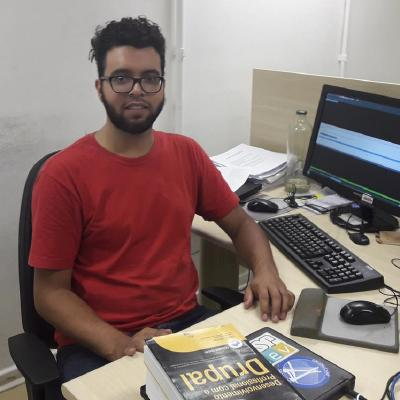
#> input picture data/thiago.jpg, 400 x 400 px, found by its file name
$ jupyter execute images.ipynb
#> lines starting #> are read from the running program, lines starting #| are printed output that depends on the picture
[cell 1]
from PIL import Image
import matplotlib as mtplb
import numpy as np
import matplotlib.pyplot as plt

[cell 2]
# https://stackoverflow.com/questions/7391945/how-do-i-read-image-data-from-a-url-in-python
import shutil
import requests

image_url = 'https://thiagogomesverissimo.github.io/images/thiago.jpg'
response = requests.get(image_url, stream=True)
with open('thiago.jpg', 'wb') as file:
    shutil.copyfileobj(response.raw, file)
del response

[cell 3]
im = Image.open("thiago.jpg").convert('L')
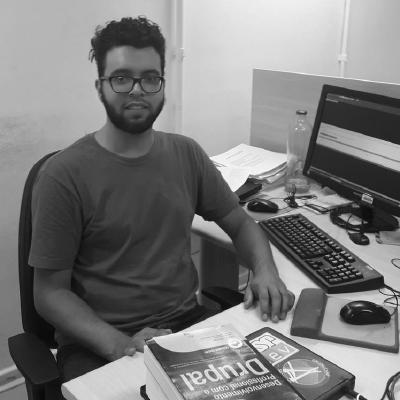
#> im: PIL image 400x400 L; min 0, max 255, mean 123
im.show()

[cell 4]
histograma = np.array(im.histogram())
#> histograma = 256 values, max 3672 at index 181, min 0 at index 1, mean 625
plt.ylim([0, 30000])
plt.plot(histograma,'.')
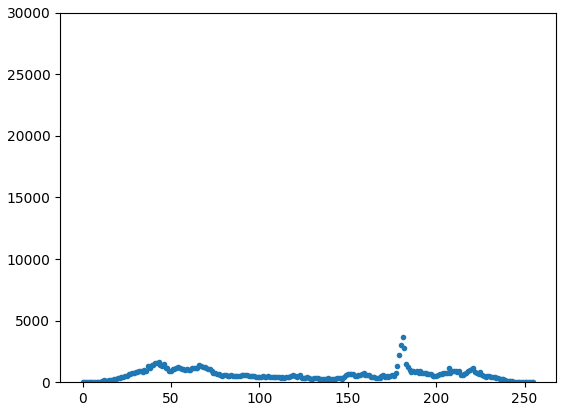
#> figure drawn by matplotlib, 1 panel; curve peaks at x = 181, y = 3672
